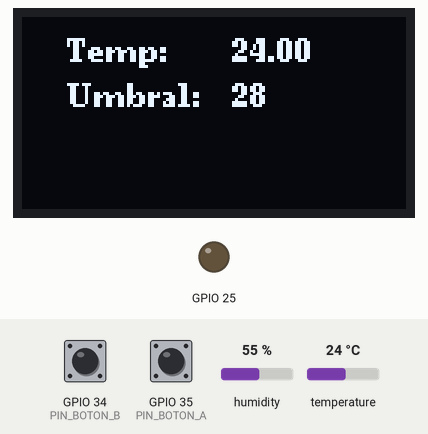
A sketch run on a simulated ESP32. Shown: 128×64 one-colour display, output pins drawn as LEDs (lit = HIGH). The test bench sets the inputs (shaded band); at power-on: temperature 24 °C, GPIO 34 (PIN_BOTON_B) HIGH, GPIO 35 (PIN_BOTON_A) HIGH, humidity 55 %. EEPROM starts erased; what the sketch prints to the serial monitor is not drawn.

Above: at 1.2 s.
1.3 s: temperature set to 12 °C
At 2.7 s:
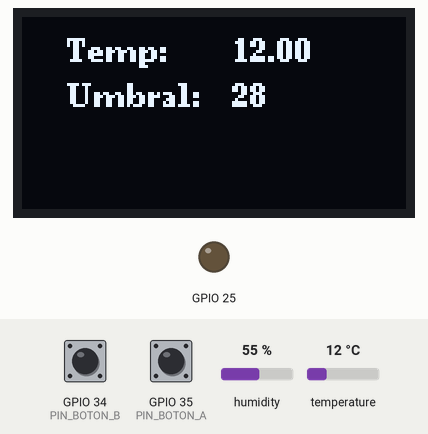
5.3 s: temperature set to 19 °C
7.7 s: temperature set to 28 °C
At 8.6 s:
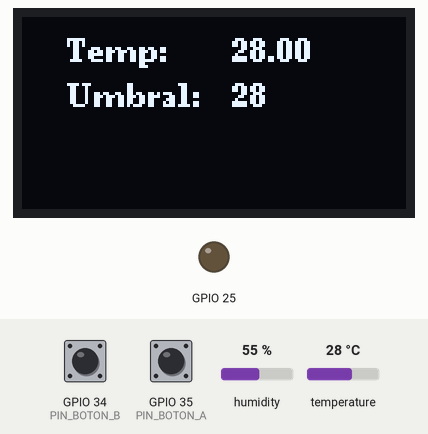
Timing chart, 0 to 10.7 s (numbered marks = the images above; inputs shaded):
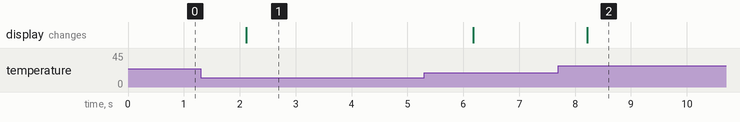

Measured:
- after the input at 1.3 s, the display: changes after 0.81 s (image 1)
- after the input at 7.7 s, the display: changes after 0.51 s (image 2)

The sketch:

TP_EEPROM1.ino
```cpp
// TOVBEIN, MUSAN, NISIM
// GRUPO 10
#include <Preferences.h>
#include <DHT.h>
#include <DHT_U.h>
#include <U8g2lib.h>
#include <U8x8lib.h>
#include <Adafruit_Sensor.h>

#define DHTTYPE DHT11
#define DHTPIN 23

#define ESTADO_SUMA 100
#define ESTADO_RESTA 200
#define ESTADO_P1 300
#define ESTADO_P2 400
#define ESTADO_ESPERA1 500
#define ESTADO_ESPERA2 600
#define PIN_BOTON_A 35
#define PIN_BOTON_B 34

Preferences preferences;

int tiempoTranscurrido;
int tiempoActual;
int tiempoInicioEspera = 0;
int estadoActual = ESTADO_P1;
int umbralTemp;
int umbralTempAnterior;

U8G2_SH1106_128X64_NONAME_F_HW_I2C u8g2(U8G2_R0, /* reset=*/U8X8_PIN_NONE);
DHT dht(DHTPIN, DHTTYPE);

void manejarEstados(float temperatura, int estadoBotonA, int estadoBotonB);
int estadoBotonA;
int estadoBotonB;

void setup() {
  Serial.begin(115200);
  Serial.println(F("OLED test"));
  u8g2.begin();
  dht.begin();
  pinMode(PIN_BOTON_A, INPUT_PULLUP);
  pinMode(PIN_BOTON_B, INPUT_PULLUP);
  pinMode(25, OUTPUT);
  preferences.begin("Umbral", false);
  umbralTemp = preferences.getInt("Umbral", 28);
}

void loop() {
  estadoBotonA = digitalRead(PIN_BOTON_A);
  estadoBotonB = digitalRead(PIN_BOTON_B);
  float temperatura = dht.readTemperature();
  manejarEstados(temperatura, estadoBotonA, estadoBotonB);
  delay(100);
}

void manejarEstados(float temperatura, int estadoBotonA, int estadoBotonB) {
  char textoTemp[6];
  char textoUmbral[5];
  tiempoActual = millis();

  switch (estadoActual) {
    case ESTADO_P1:
      u8g2.clearBuffer();
      sprintf(textoTemp, "%.2f", temperatura);
      sprintf(textoUmbral, "%d", umbralTemp);
      u8g2.setFont(u8g2_font_ncenB08_tr);
      u8g2.drawStr(15, 15, "Temp:");
      u8g2.drawStr(70, 15, textoTemp);
      u8g2.drawStr(15, 30, "Umbral:");
      u8g2.drawStr(70, 30, textoUmbral);
      u8g2.sendBuffer();
      if (estadoBotonA == LOW) {
        tiempoInicioEspera = tiempoActual;
        estadoActual = ESTADO_ESPERA1;
      }
      break;

    case ESTADO_ESPERA1:
      tiempoTranscurrido = tiempoActual - tiempoInicioEspera;
      Serial.println(tiempoTranscurrido / 1000);
      umbralTempAnterior = umbralTemp;
      if (estadoBotonA == HIGH && tiempoTranscurrido >= 5000) {
        estadoActual = ESTADO_P2;
      }
      if (estadoBotonA == HIGH && tiempoTranscurrido <= 5000) {
        estadoActual = ESTADO_P1;
      }
      break;

    case ESTADO_P2:
      u8g2.clearBuffer();
      sprintf(textoUmbral, "%d", umbralTemp);
      u8g2.setFont(u8g2_font_ncenB08_tr);
      u8g2.drawStr(15, 15, "Umbral:");
      u8g2.drawStr(70, 15, textoUmbral);
      u8g2.sendBuffer();
      if (estadoBotonA == LOW) {
        estadoActual = ESTADO_SUMA;
      }
      if (estadoBotonB == LOW) {
        tiempoInicioEspera = tiempoActual;
        estadoActual = ESTADO_RESTA;
      }
      break;

    case ESTADO_SUMA:
      if (estadoBotonA == HIGH) {
        umbralTemp += 1;
        estadoActual = ESTADO_P2;
      }
      break;

    case ESTADO_RESTA:
      tiempoTranscurrido = tiempoActual - tiempoInicioEspera;
      Serial.println(tiempoTranscurrido / 1000);
      if (estadoBotonB == HIGH && tiempoTranscurrido <= 5000) {
        umbralTemp -= 1;
        estadoActual = ESTADO_P2;
      }
      if (estadoBotonB == HIGH && tiempoTranscurrido >= 5000) {
        estadoActual = ESTADO_P1;
        if (umbralTemp != umbralTempAnterior) {
          preferences.putInt("Umbral", umbralTemp);
        }
      }
      break;
  }
}
```
